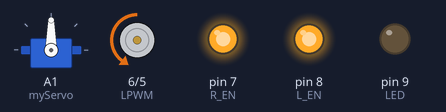
The program below on a simulated Arduino Uno, built with avr-gcc and run on an emulated ATmega328P. Shown: servo, motor-driver pin pairs drawn as motors (green arrow = first pin HIGH = forward, orange = second pin HIGH = backward, longer = more drive), output pins drawn as LEDs (lit = HIGH). What the program prints to the serial monitor is not drawn.

Above: at 6.0 s.
At 8.0 s:
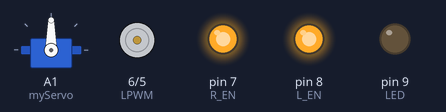
Timing chart, 0 to 9.6 s (numbered marks = the images above):
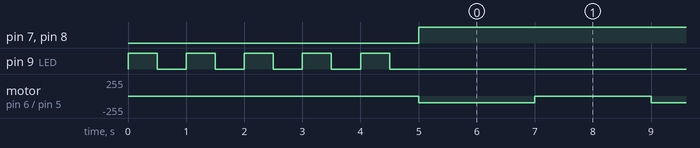

Measured:
- by itself, pin 7 (R_EN), pin 8 (L_EN): LOW → HIGH at 5.0 s
- by itself, motor on pin 6 (LPWM) / pin 5 (RPWM): alternates backward 100/255 for 2.0 s and stopped for 2.0 s

The program:

main.cpp
```cpp
#include <Arduino.h>
#include <Servo.h>

Servo myServo;


int RPWM = 5; // Digital/PWM pin 5 to the RPWM on the BTS7960
int LPWM = 6; // Digital/PWM pin 6 to the LPWM on the BTS7960

// Enable "Left" and "Right" movement
int L_EN = 8; // connect Digital/PWM pin 7 to L_EN on the BTS7960
int R_EN = 7; // connect Digital/PWM pin 8 to R_EN on the BTS7960
int LED = 9;

void setup()
{
  pinMode(RPWM, OUTPUT);
  pinMode(LPWM, OUTPUT);
  pinMode(L_EN, OUTPUT);
  pinMode(R_EN, OUTPUT);
  pinMode(LED, OUTPUT);
  myServo.attach(A1);  // attaches the servo on pin 9 to the Servo object
  myServo.write(90); // set initial position to 90 degrees (Should be a straight line)

  digitalWrite(RPWM, LOW);
  digitalWrite(LPWM, LOW);
  Serial.begin(9600);

  // enable "Right" and "Left" movement on the HBridge
  //  Notice use of digitalWrite to simply turn it on and keep it on.

  // Blink the LED to indicate system about to start
  for (int i = 0; i < 5; i++)
  {
    digitalWrite(LED, HIGH);
    delay(500);
    digitalWrite(LED, LOW);
    delay(500);
  }


}

void loop()
{
  digitalWrite(R_EN, HIGH);
  digitalWrite(L_EN, HIGH);

  Serial.println("Forward");
  analogWrite(LED, 0);
  analogWrite(RPWM, 100);
  analogWrite(LPWM, 0);
  delay(2000);

  analogWrite(RPWM, 0);
  analogWrite(LPWM, 0);
  delay(2000);
}
```
